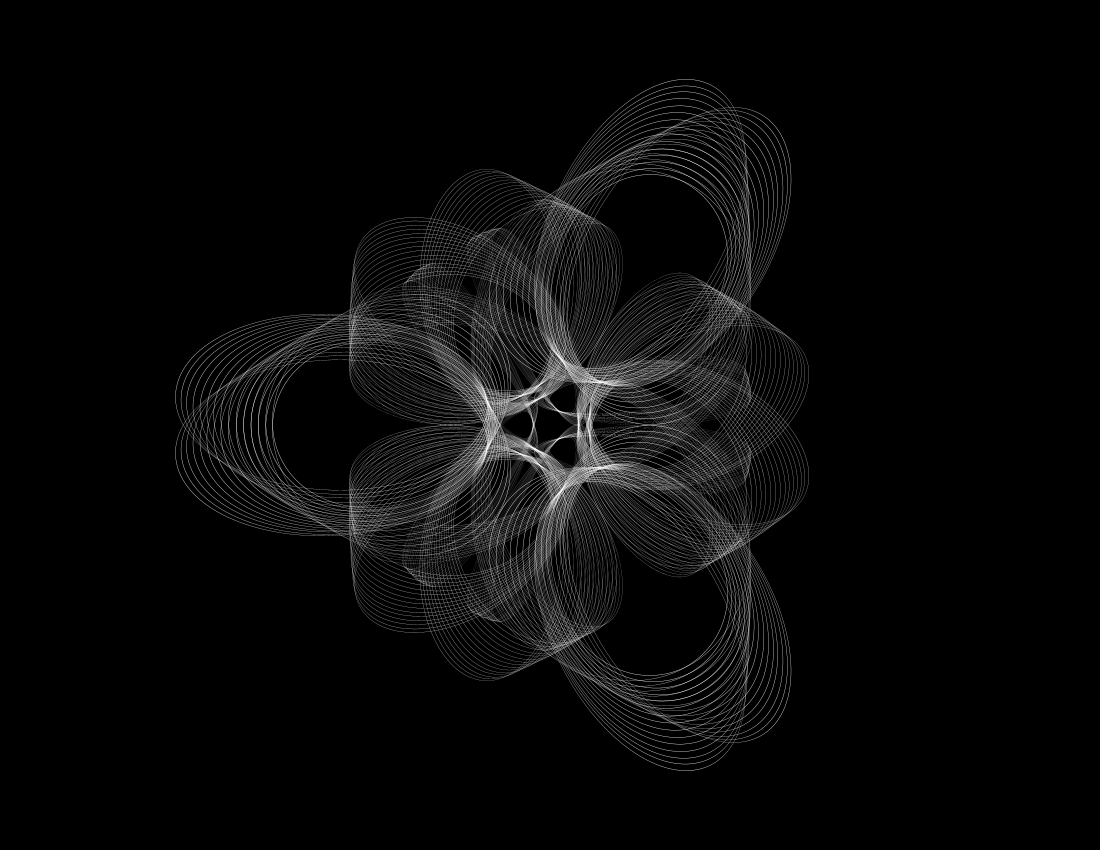
Frame 1 (no input)
Frame 60 (the mouse pressed at the canvas centre just before this capture): identical to frame 1, image omitted
Frame 120 (the mouse held since frame 60 and released just before this capture): identical to frame 1, image omitted

The Processing sketch that drew this single still picture (run headless with seeded random() and noise(); from frame 60 on, the mouse is pressed at the canvas centre):

// Processing sketch: radial2
// ── radial2.pde
float freq = 0.02;
float amp = 0.25;

void setup() {
  size(1100, 850);
  background(0, 0, 0);
  int radNum = 6;
  for (int i=0; i<radNum; i++) {
    float scaleX = 1.0;
    if (i%2==0) { // execute every time i is even
      scaleX = -1.0;
    }
    drawRepeat(scaleX, 1, 2*PI/radNum*i);
  }
}


void draw() {
}


void drawRepeat(float scaleX, float scaleY, float rotation) {
  pushMatrix();  // saves the current coordinate system to the stack (enables controlling the scope of matrix transformations)
  translate(width/2, height/2); // translates the origin of the coordinate system to the center of the screen
  scale(scaleX, scaleY); // multiplies vertices by a scalar to adjust size. Objects always scale from their relative origin to the coordinate system.
  rotate(rotation); // rotates the coordinate system around the translated origin
  for (int i = 0; i<15; i++) {
    float y = 1+sin(float(i)*freq*PI)*amp/2;
    noFill();
    stroke(255);
    strokeWeight(0.15);
    drawShape(1, 1.5, y);
    drawShape(-1, 2.5, y);
    drawShape(-1, 0.5, y);
    drawShape(1, 1, y);
    //drawShape(-1,1,10*i,);
  }
  popMatrix(); // restores the prior, pre-translated coordinate system  (origin is back to 0, 0)
}

void drawShape(float scaleX, float scaleY, float rotationVal) {
  pushMatrix(); // saves the current coordinate system to the stack (enables controlling the scope of matrix transformations)
  float mappedRotation = map(rotationVal, -1, 1, 0, 2*PI);
  println(mappedRotation);
  scale(scaleX, scaleY); // multiplies vertices by a scalar to adjust size. Objects always scale from their relative origin to the coordinate system.
  rotate(mappedRotation); // rotates the coordinate system around the translated origin

  ellipseMode(CORNER);
  ellipse(0, 0, 200*rotationVal, 100);
  popMatrix(); // restores the prior, pre-translated coordinate system  (origin is back to 0, 0)
}

/*void drawShape(float scaleX, float scaleY,float x1, float y1, float x2, float y2, float x3, float y3){
 pushMatrix(); // saves the current coordinate system to the stack (enables controlling the scope of matrix transformations)
 translate(width/2,height/2); // translates the origin of the coordinate system to the center of the screen
 scale(scaleX,scaleY); // multiplies vertices by a scalar to adjust size. Objects always scale from their relative origin to the coordinate system.
 quad(0, 0, x1,y1,x2,y2,x3,y3);
 popMatrix(); // restores the prior, pre-translated coordinate system  (origin is back to 0, 0)
}*/
